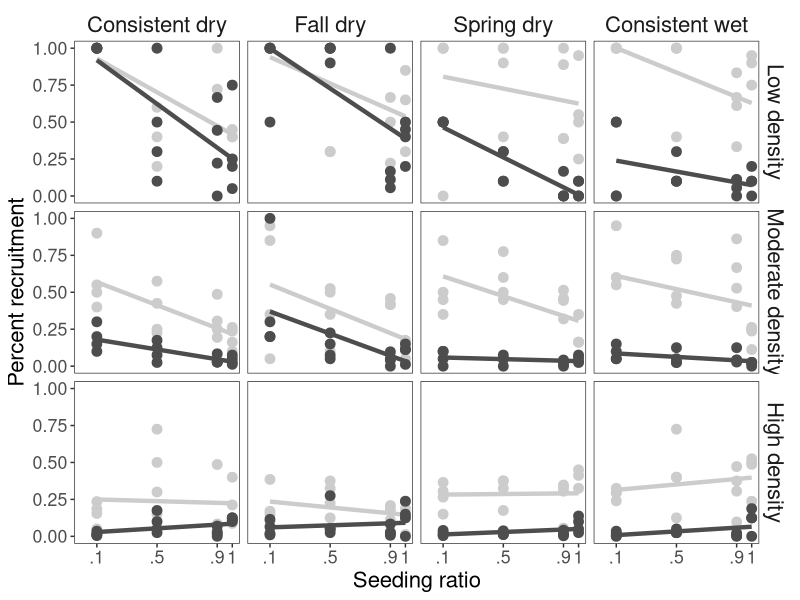
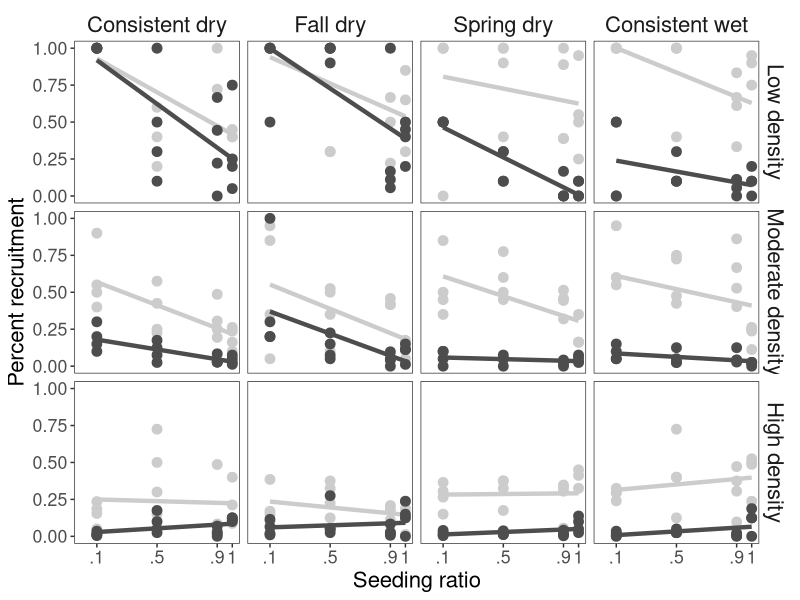
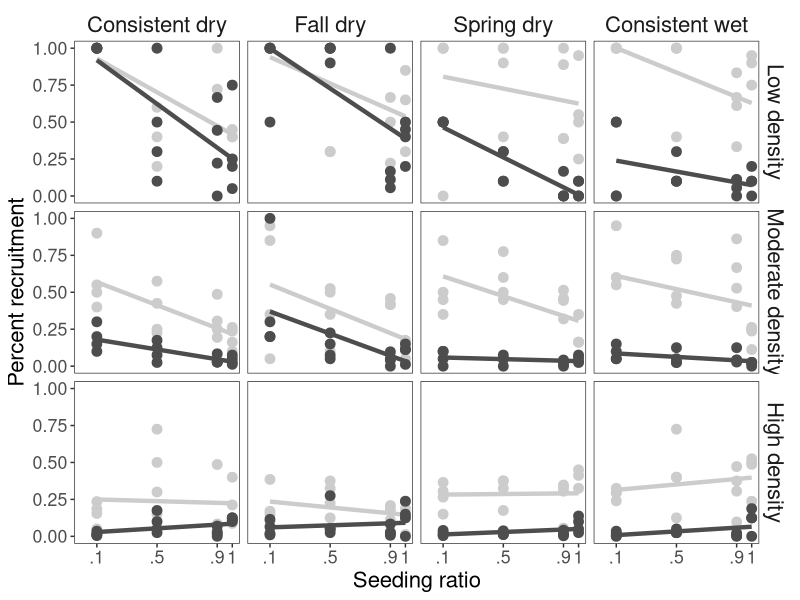

The R script that drew these images, in order:
library(tidyverse)
library(nlme)
library(multcomp)

### FORMATTING THE RECRUITMENT DATA ###

# read data in
mydat<-read_csv("Data/dd_stem_count_20141216.csv")

trtconvert <- mydat %>%
  dplyr::select(plot, subplot, number, AVtrt, EROtrt, density)

#set up conversion key for different density measurements
subplots <- as.data.frame(sort(unique(mydat$subplot)))
names(subplots)[1]="subplot"
AVcor <- as.data.frame(c(1,1,1,1,0,1,2.5,2.5,2.5,0,1,25,25,25,0))
names(AVcor)[1]="AVcor"
EROcor <- as.data.frame(c(1,0,1,1,1,2.5,0,2.5,1,2.5, 25,0,25,1,25))
names(EROcor)[1]="EROcor"
subkey<-cbind(subplots, AVcor, EROcor)

mydat <- tbl_df(merge(mydat, subkey)) %>%
  mutate(ERO2=ERO*EROcor, AV2=AV*AVcor) %>%
  mutate(plot=extract_numeric(plot))

#add the shelter conversion key
shelterkey<-read.csv("Data/Shelter_key.csv")
mydat2<-merge(mydat, shelterkey)%>%
  tbl_df() %>%
gather(spptrt, prop, AVtrt:EROtrt)%>%
  mutate(prop=extract_numeric(prop))%>%
  mutate(treatment=ordered(treatment, levels = c(fallDry="fallDry", consistentDry="consistentDry", springDry="springDry", controlRain="controlRain")))
  
##look at each species by density, proportion and treatment
erodat <-mydat2 %>%
  filter(spptrt=="EROtrt")%>%
  mutate(seed=20*(prop/10), seed=ifelse(density=="D2", 200*(prop/10), seed), seed=ifelse(density=="D3", 2000*(prop/10), seed))%>%
  mutate(ERO2=ifelse(ERO2>seed, seed, ERO2))%>%
  mutate(propgerm=ERO2/seed) %>%
  mutate(ratio = prop/10) %>%
  mutate(species = "Erodium") %>%
  mutate(trts = as.factor(treatment)) %>%
  mutate(bigfact = as.factor(paste(ratio, treatment, density, sep="_"))) %>%
  mutate(littlefact = as.factor(paste(ratio, treatment, sep = "_")))
# 
# ero <- erodat %>%
#   ggplot(aes(x=(prop/10), y=propgerm))+ geom_point()+ facet_grid(density~treatment, scale="free")
# ero+geom_smooth(method="lm") +theme_bw() +ylab("Proportion recruited") + xlab("Seeding ratio") + ggtitle("Erodium") #+ ylim(0,.5)
# 
# l <- lme(propgerm ~ ratio*treatment + density, random = ~1|shelterBlock, data = subset(erodat, !is.na(propgerm)))
# summary(l)
# 
# l2 <- lme(propgerm ~ littlefact + density, random = ~1|shelterBlock, data = subset(erodat, !is.na(propgerm)))
# summary(l2)
# glht(l2, linfct = mcp(density = "Tukey")) 

avdat <-mydat2 %>%
  filter(spptrt=="AVtrt")%>%
  mutate(seed=20*(prop/10), seed=ifelse(density=="D2", 200*(prop/10), seed), seed=ifelse(density=="D3", 2000*(prop/10), seed))%>%
  mutate(AV2=ifelse(AV2>seed, seed, AV2))%>%
  mutate(propgerm=AV2/seed) %>%
  mutate(species = "Avena")

# 
# av <- avdat %>%
#   ggplot(aes(x=(prop/10), y=propgerm))+ geom_point()+ facet_grid(density~treatment, scale="free")
# av+geom_smooth(method="lm") + theme_bw()+ylab("Proportion recruited") + xlab("Seeding ratio") + ggtitle("Avena")
#   
# l <- lme(propgerm ~ ratio*treatment*density, random = ~1|shelterBlock, data = subset(erodat, !is.na(propgerm)))
# summary(l)

# Put it all together
recruittog <- rbind(erodat[c("plot", "subplot", "prop", "propgerm", "density", "treatment", "species")], 
                    avdat[c("plot", "subplot", "prop", "propgerm", "density", "treatment", "species")])  %>%
  mutate(treatment=ordered(treatment, levels = c( consistentDry="consistentDry", fallDry="fallDry",springDry="springDry", controlRain="controlRain"))) %>%
  mutate(treatment = recode(treatment, consistentDry = "Consistent dry", fallDry = "Fall dry",  springDry = "Spring dry", controlRain = "Consistent wet")) %>%
  mutate(density = ordered(density, levels = c(D1 = "D1", D2 = "D2", D3 = "D3"))) %>%
  mutate(density = recode(density, D1 = "Low density", D2 = "Moderate density", D3 = "High density"))


## BW version
ggplot(subset(recruittog, species == "Avena"), aes(x=(prop/10), y=(propgerm))) + 
  geom_point(size = 3, color = "grey80") + facet_grid(density~treatment,  scale="free") +
  geom_smooth(method="lm", color ="grey80", lwd = 1.5, se = F) + 
  theme_bw() + ylab("Percent recruitment") + 
  geom_point(dat = subset(recruittog, species == "Erodium"), size = 3, color = "grey30") +
  geom_smooth(dat = subset(recruittog, species == "Erodium"), 
              method="lm", color = "grey30", lwd = 1.5, se = F) +
  xlab("Seeding ratio")  +
  scale_x_continuous(limits = c(0, 1), breaks = c(.1, .5, .9, 1), 
                     labels = c(".1", ".5", ".9", "1")) + 
  scale_y_continuous(limits = c(0,1), breaks = c(0, .25, .5, .75, 1)) + 
  theme(strip.background = element_blank(), text = element_text(size = 16), 
        strip.text.x = element_text(size = 16), strip.text.y = element_text(size = 16),
        panel.grid.major = element_blank(), panel.grid.minor = element_blank())

ggsave(here("Figs", "figS1_avena-erodium-germination.pdf"), width = 8, height = 8)
ggsave(here("Figs", "figS1_avena-erodium-germination.jpg"), width = 8, height = 8)
